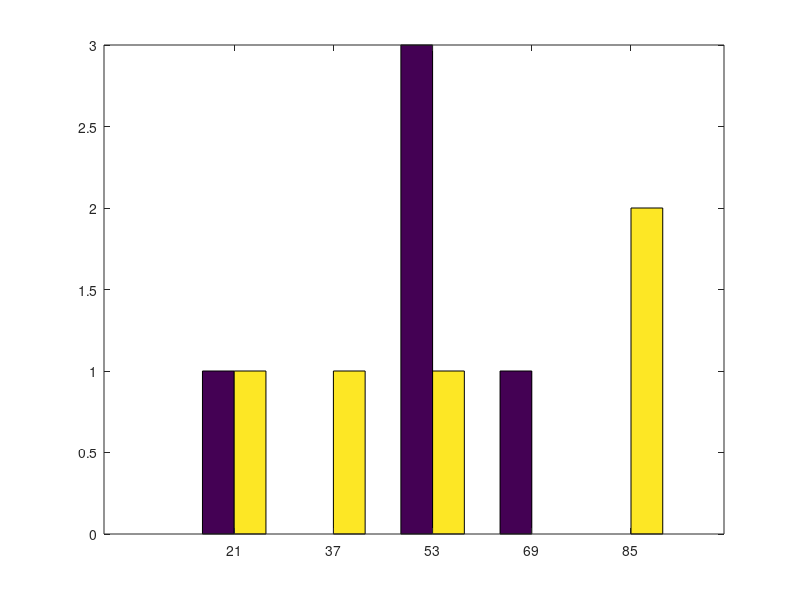

Recreate this plot in MATLAB.
ages = [10 + (90)*rand(5,2)];
ages = floor(ages);
frequency = [1 + 9*rand(5,2)];
frequency = floor(frequency);
disp("mean");
disp(mean(ages,2));
disp("median")
disp(median(ages,2))
disp("mode")
disp(mode(ages,2))
disp("variance")
disp(var(ages,0,2))
disp("standard deviation")
disp(std(ages,0,2))
disp("coefficient of correlation b/w a and b matrices")
disp(corrcoef(ages,frequency))

hist(ages,5)